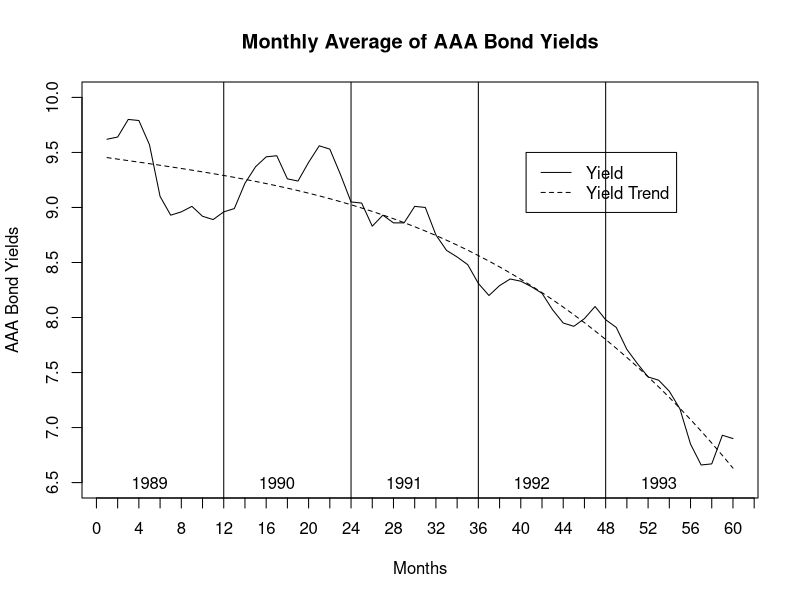
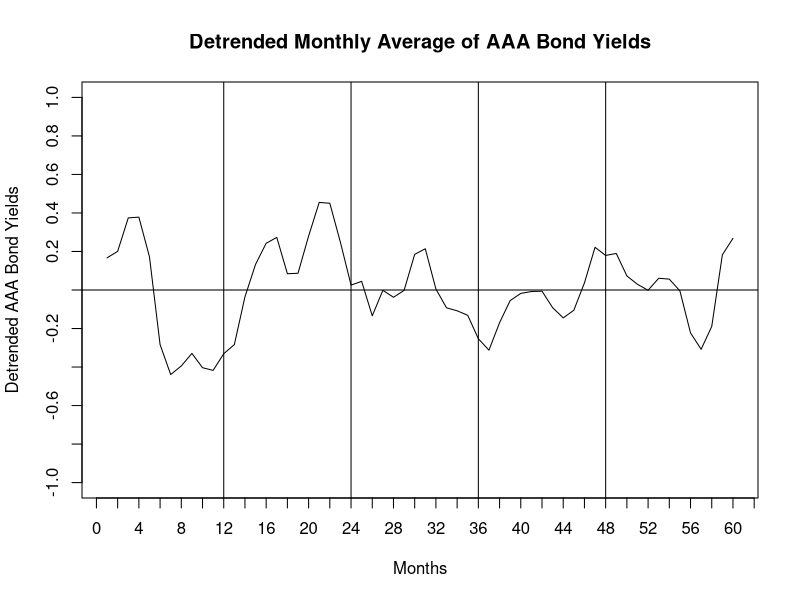
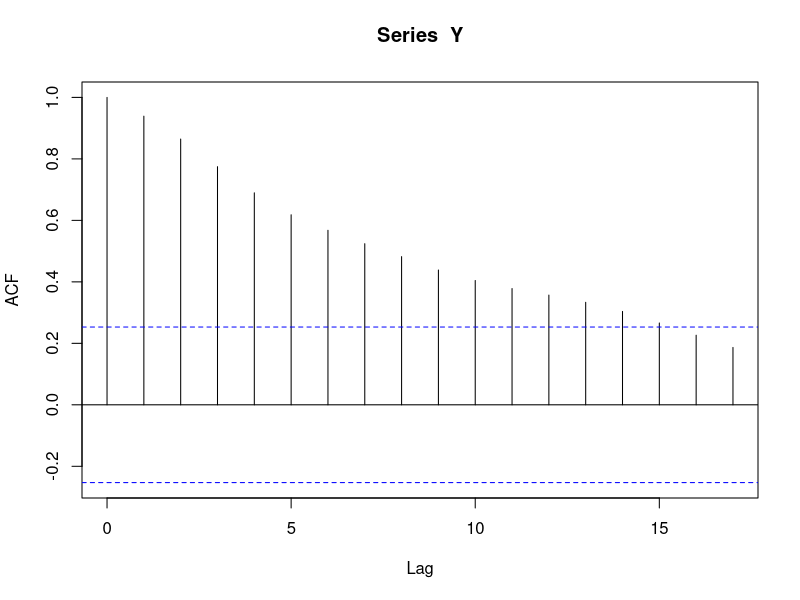
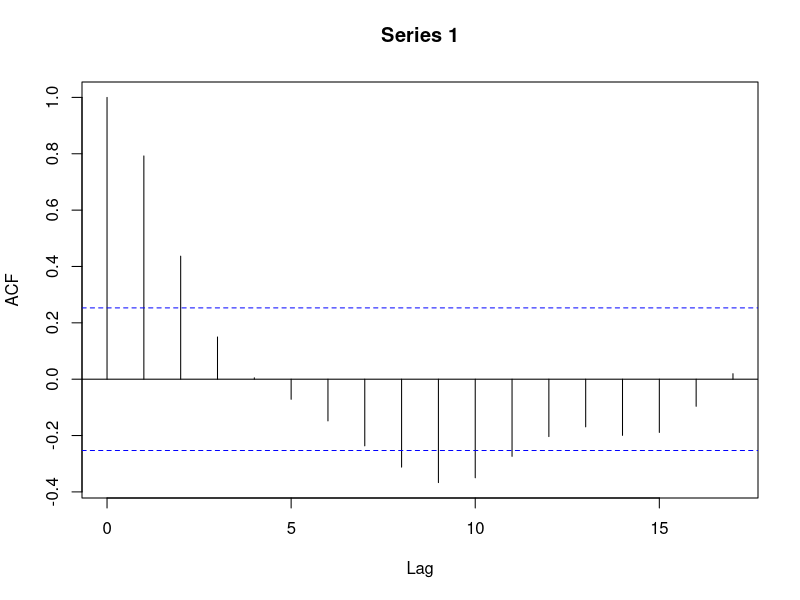
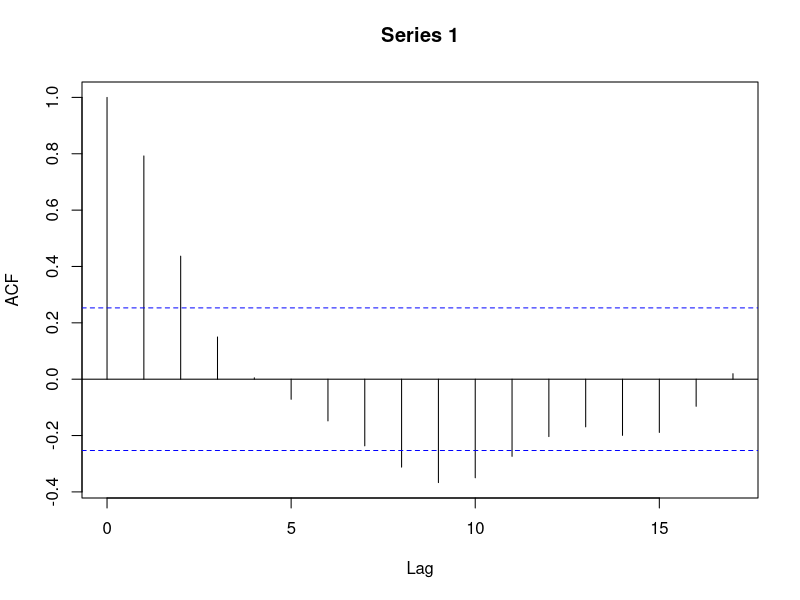
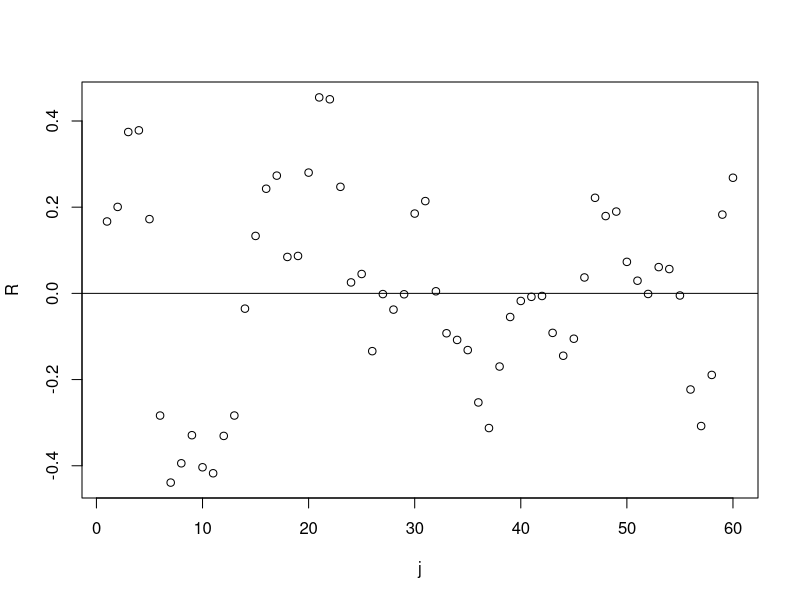

Here is the R script that generated these plots, in order:

Y = c(9.62,9.64,9.80,9.79,9.57,9.10,8.93,8.96,9.01,8.92,8.89,8.96,
8.99,9.22,9.37,9.46,9.47,9.26,9.24,9.41,9.56,9.53,9.30,9.05,
9.04,8.83,8.93,8.86,8.86,9.01,9.00,8.75,8.61,8.55,8.48,8.31,
8.20,8.29,8.35,8.33,8.28,8.22,8.07,7.95,7.92,7.99,8.10,7.98,
7.91,7.71,7.58,7.46,7.43,7.33,7.17,6.85,6.66,6.67,6.93,6.90)

n=length(Y)
i=1:n
i2=i*i
i3=i*i*i
mY=matrix(0,12)
sY=matrix(0,12)
R=matrix(0,60)
mR=matrix(0,12)
sR=matrix(0,12)



lm(Y~i+i2+i3)
pY = 9.3456353 +   0.0090330*i   -0.0008767*i2  
pY3 = 9.467 -   0.01388*i   +0.00005455*i2  -.00001018*i3

for(j in 1:n)
{
R[j] = Y[j]-  pY3[j]

}

YM = cbind(Y,pY3)

matplot(i,YM,lab=c(40,10,4),ylab="AAA Bond Yields",
ylim=c(6.5,10),xlim=c(1,60),col="black",type="l",
main="Monthly Average of AAA Bond Yields",xlab="Months")
legend(40.5,9.5,c("Yield","Yield Trend"),lty=c(1,2))
abline(v=c("12","24","36","48"))

text(5,6.5,"1989")
text(17,6.5,"1990")
text(29,6.5,"1991")
text(41,6.5,"1992")
text(53,6.5,"1993")

plot(i,R,lab=c(40,10,4),ylab="Detrended AAA Bond Yields",
ylim=c(-1,1),xlim=c(1,60),
main="Detrended Monthly Average of AAA Bond Yields",xlab="Months",type="l")
abline(v=c("12","24","36","48"))
abline(h=0)

acf = acf(Y)
acf


#graphics.off()

w=12
for(m in 1:12)
{
for(k in 1:5)
{
mY[m] =mean(c(Y[m], Y[m+w],Y[m+2*w],Y[m+3*w],Y[m+4*w]))
sY[m] =  sd(c(Y[m], Y[m+w],Y[m+2*w],Y[m+3*w],Y[m+4*w]))
mR[m] =mean(c(R[m], R[m+w],R[m+2*w],R[m+3*w],R[m+4*w]))
sR[m] =  sd(c(R[m], R[m+w],R[m+2*w],R[m+3*w],R[m+4*w]))
}
}

m = 1:12
outY = cbind(m,mY,sY)
outR = cbind(m,mR,sR)
round(outY,3)
round(outR,3)

acf(R)
acfR = acf(R)
j=1:60
plot(j,R)
abline(h=0)
